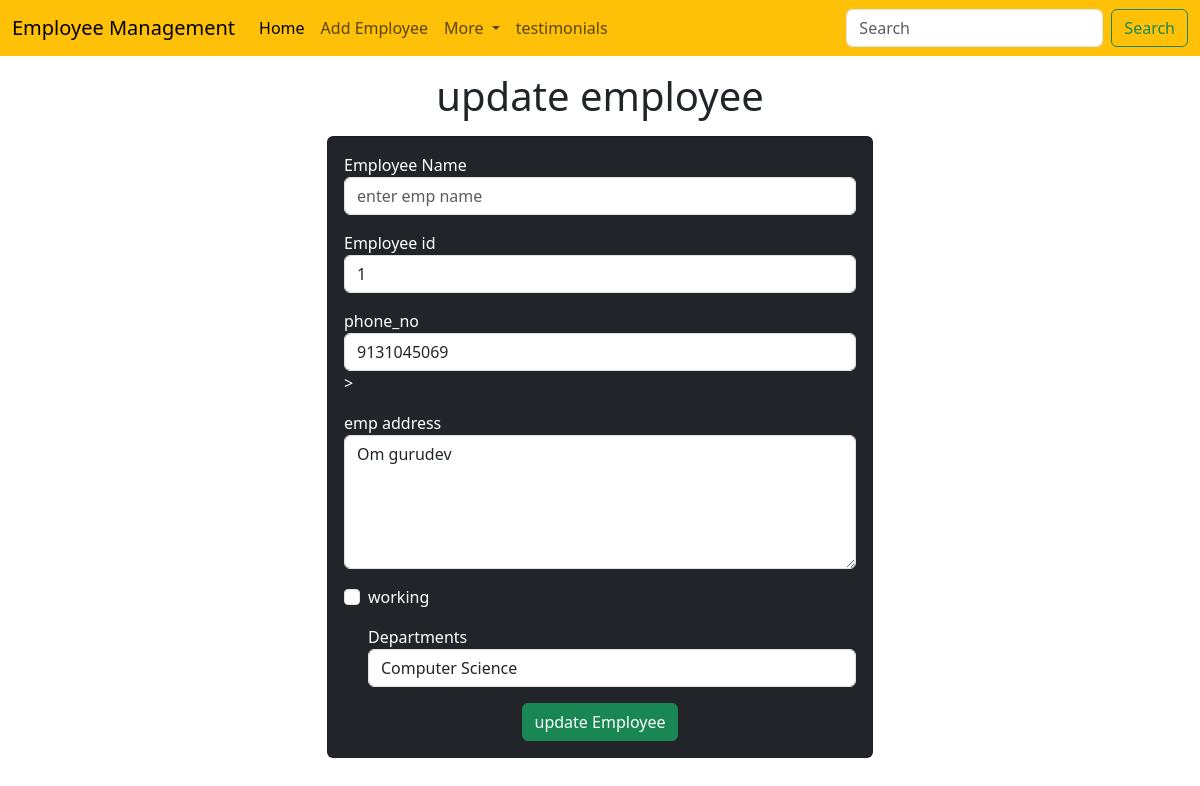
The app's page /emp/update-emp/3 with its own data.
### emp/models.py (models this page shows, shortened)
class Emp(models.Model):
    name = models.CharField(max_length=200)
    emp_id = models.CharField(max_length=200)
    phone = models.CharField(max_length=10)
    address = models.CharField(max_length=200)
    working = models.BooleanField(default=True)
    department = models.CharField(max_length=200)

### emp/views.py (the view)
# urls.py: path('update-emp/<int:emp_id>',update_emp),
def update_emp(request, emp_id):
    emp = Emp.objects.get(pk=emp_id)
    return render(request, "emp/update_emp.html",{'emp':emp})

### templates/emp/update_emp.html (shortened to what this page needs)
<!doctype html>
<html lang="en">
  <head>
    <link href="https://cdn.jsdelivr.net/npm/bootstrap@5.3.0/dist/css/bootstrap.min.css" rel="stylesheet">
  </head>
  <body>
    {% include 'emp/navbar.html' %}
    <h1 class="text-center my-3">update employee</h1>
    <div class="container">
      <div class="row">
        <div class = "col-md-6 offset-md-3">
          <div class="card bg-dark text-white">
            <div class="card-body">
              <form action="/emp/do-update-emp/{{emp.id}}" method="POST">
                <div class="mb-3">
                  <label for="name">Employee Name</label>
                  <input id = "name" type="text" class = "form-control" placeholder="enter emp name"
                  name="emp_name"
                  value = "{{emp.emp_name}}">
                </div>
                <div class="mb-3">
                  <label for="id">Employee id</label>
                  <input id = "id" type="text" class = "form-control" placeholder="enter emp id"
                  name = "emp_id"
                  value = "{{emp.emp_id}}">
                </div>
                <div class="mb-3">
                  <label for="phone">phone_no</label>
                  <input id = "phone" type="text" class = "form-control" placeholder="enter emp phone"
                  name = "emp_phone"
                  value = "{{emp.phone}}">>
                </div>
                <div class="mb-3">
                  <label for="address">emp address</label>
                  <textarea name="emp_address" id="address" rows="5" class="form-control">{{emp.address}}</textarea>
                </div>
                <div class="mb-3 form-check">
                  <label for="working">working</label>
                  <input value = {% if emp.working %} checked {% endif %} type="checkbox" name="emp_working" id="working" class="form-check-input">
                </div>
                 <div class="mb-3 form-check">
                  <label for="department">Departments</label>
                   <select value={{emp.department}} name="emp_department" id="department" class="form-control">
                     <option value="CSE">Computer Science</option>
                   </select>
                </div>
                <div class="container text-center">
                  <button class="btn btn-success">
                    update Employee
                  </button>
                </div>
              </form>
        </div>
  </body>
</html>

### records on screen
Emp: emp_id "1", emp_phone "9131045069", emp_address "Om gurudev", emp_department "Computer Science"
